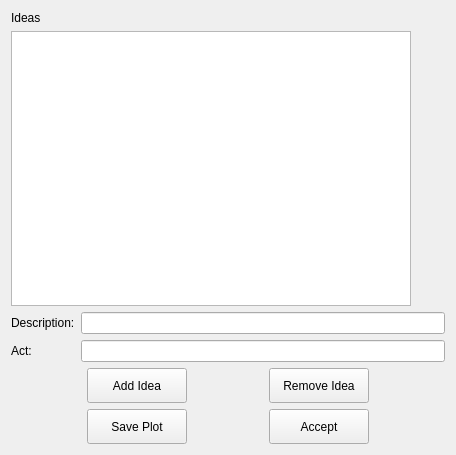
<?xml version="1.0" encoding="UTF-8"?>
<ui version="4.0">
 <class>SeniorWindow</class>
 <widget class="QWidget" name="SeniorWindow">
  <property name="geometry">
   <rect>
    <x>0</x>
    <y>0</y>
    <width>456</width>
    <height>455</height>
   </rect>
  </property>
  <property name="windowTitle">
   <string>SeniorWindow</string>
  </property>
  <layout class="QVBoxLayout" name="verticalLayout">
   <item>
    <widget class="QLabel" name="ideasLabel">
     <property name="text">
      <string>Ideas</string>
     </property>
    </widget>
   </item>
   <item>
    <widget class="QListWidget" name="ideasList">
     <property name="maximumSize">
      <size>
       <width>400</width>
       <height>16777215</height>
      </size>
     </property>
    </widget>
   </item>
   <item>
    <layout class="QFormLayout" name="formLayout">
     <item row="0" column="0">
      <widget class="QLabel" name="descriptionLabel">
       <property name="text">
        <string>Description:</string>
       </property>
      </widget>
     </item>
     <item row="0" column="1">
      <widget class="QLineEdit" name="descriptionLineEdit"/>
     </item>
     <item row="1" column="0">
      <widget class="QLabel" name="actLabel">
       <property name="text">
        <string>Act:</string>
       </property>
      </widget>
     </item>
     <item row="1" column="1">
      <widget class="QLineEdit" name="actLineEdit"/>
     </item>
    </layout>
   </item>
   <item>
    <layout class="QGridLayout" name="gridLayout">
     <item row="0" column="0">
      <widget class="QPushButton" name="addIdeaButton">
       <property name="minimumSize">
        <size>
         <width>0</width>
         <height>35</height>
        </size>
       </property>
       <property name="maximumSize">
        <size>
         <width>100</width>
         <height>16777215</height>
        </size>
       </property>
       <property name="text">
        <string>Add Idea</string>
       </property>
      </widget>
     </item>
     <item row="0" column="1">
      <widget class="QPushButton" name="removeIdeaButton">
       <property name="minimumSize">
        <size>
         <width>0</width>
         <height>35</height>
        </size>
       </property>
       <property name="maximumSize">
        <size>
         <width>100</width>
         <height>16777215</height>
        </size>
       </property>
       <property name="text">
        <string>Remove Idea</string>
       </property>
      </widget>
     </item>
     <item row="1" column="0">
      <widget class="QPushButton" name="savePlotButton">
       <property name="minimumSize">
        <size>
         <width>0</width>
         <height>35</height>
        </size>
       </property>
       <property name="maximumSize">
        <size>
         <width>100</width>
         <height>16777215</height>
        </size>
       </property>
       <property name="text">
        <string>Save Plot</string>
       </property>
      </widget>
     </item>
     <item row="1" column="1">
      <widget class="QPushButton" name="acceptButton">
       <property name="minimumSize">
        <size>
         <width>0</width>
         <height>35</height>
        </size>
       </property>
       <property name="maximumSize">
        <size>
         <width>100</width>
         <height>16777215</height>
        </size>
       </property>
       <property name="text">
        <string>Accept</string>
       </property>
      </widget>
     </item>
    </layout>
   </item>
  </layout>
 </widget>
 <layoutdefault spacing="6" margin="11"/>
 <resources/>
 <connections>
  <connection>
   <sender>addIdeaButton</sender>
   <signal>clicked()</signal>
   <receiver>SeniorWindow</receiver>
   <slot>addIdeaCommand()</slot>
   <hints>
    <hint type="sourcelabel">
     <x>136</x>
     <y>388</y>
    </hint>
    <hint type="destinationlabel">
     <x>238</x>
     <y>498</y>
    </hint>
   </hints>
  </connection>
  <connection>
   <sender>removeIdeaButton</sender>
   <signal>clicked()</signal>
   <receiver>SeniorWindow</receiver>
   <slot>removeIdeaCommand()</slot>
   <hints>
    <hint type="sourcelabel">
     <x>317</x>
     <y>391</y>
    </hint>
    <hint type="destinationlabel">
     <x>454</x>
     <y>507</y>
    </hint>
   </hints>
  </connection>
  <connection>
   <sender>savePlotButton</sender>
   <signal>clicked()</signal>
   <receiver>SeniorWindow</receiver>
   <slot>savePlotCommand()</slot>
   <hints>
    <hint type="sourcelabel">
     <x>161</x>
     <y>430</y>
    </hint>
    <hint type="destinationlabel">
     <x>164</x>
     <y>494</y>
    </hint>
   </hints>
  </connection>
  <connection>
   <sender>acceptButton</sender>
   <signal>clicked()</signal>
   <receiver>SeniorWindow</receiver>
   <slot>acceptCommand()</slot>
   <hints>
    <hint type="sourcelabel">
     <x>337</x>
     <y>432</y>
    </hint>
    <hint type="destinationlabel">
     <x>342</x>
     <y>503</y>
    </hint>
   </hints>
  </connection>
  <connection>
   <sender>ideasList</sender>
   <signal>itemClicked(QListWidgetItem*)</signal>
   <receiver>SeniorWindow</receiver>
   <slot>checkStatus()</slot>
   <hints>
    <hint type="sourcelabel">
     <x>55</x>
     <y>151</y>
    </hint>
    <hint type="destinationlabel">
     <x>-167</x>
     <y>151</y>
    </hint>
   </hints>
  </connection>
 </connections>
 <slots>
  <slot>addIdeaCommand()</slot>
  <slot>savePlotCommand()</slot>
  <slot>removeIdeaCommand()</slot>
  <slot>acceptCommand()</slot>
  <slot>checkStatus()</slot>
 </slots>
</ui>
